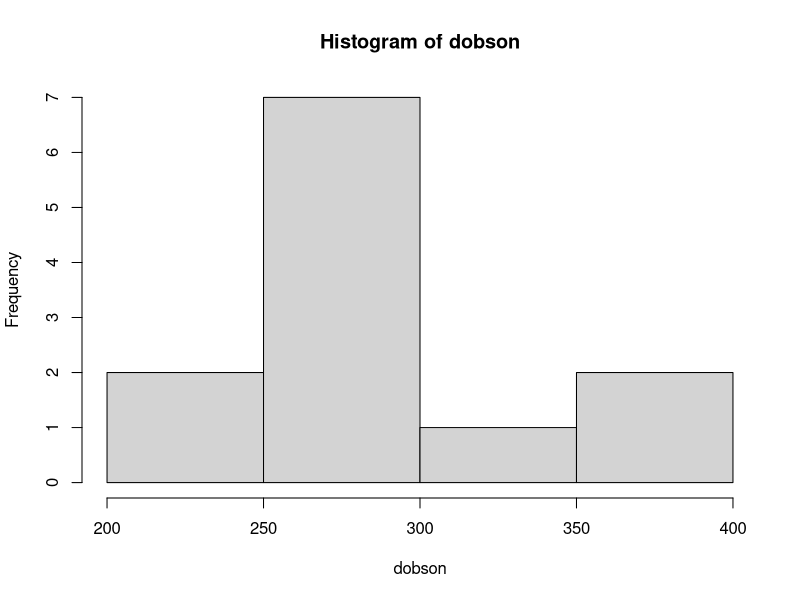
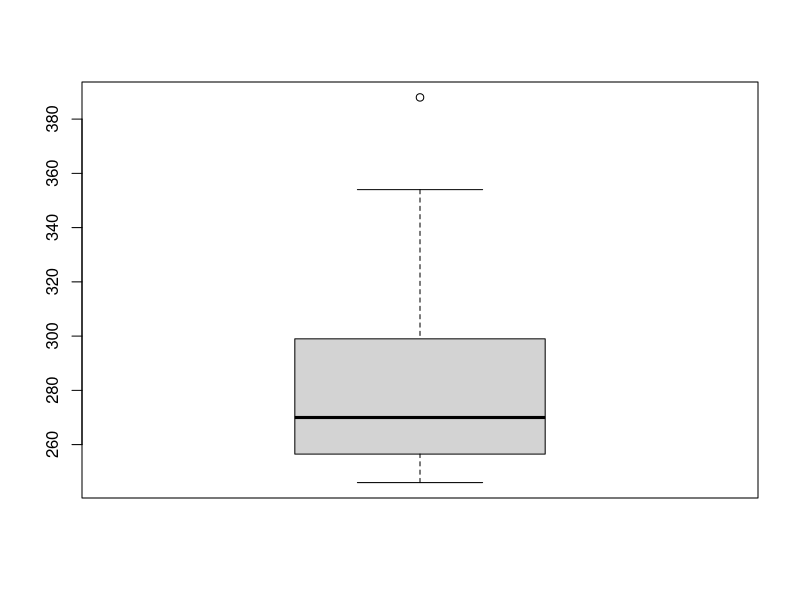
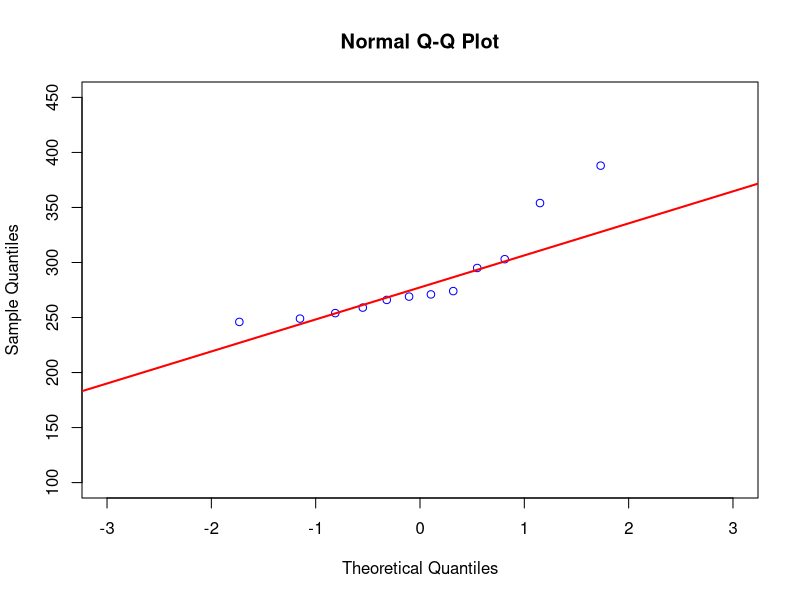

The R source for these figures, in order:
dobson=c(269,246, 388, 354, 266, 303, 259, 295, 274, 249,
         271, 254)
length(dobson)

hist(dobson)
boxplot(dobson)
qqnorm(dobson,col="blue",xlim=c(-3,3),ylim=c(100,450)) 
qqline(dobson,col="red",lwd=2)

shapiro.test(dobson)
